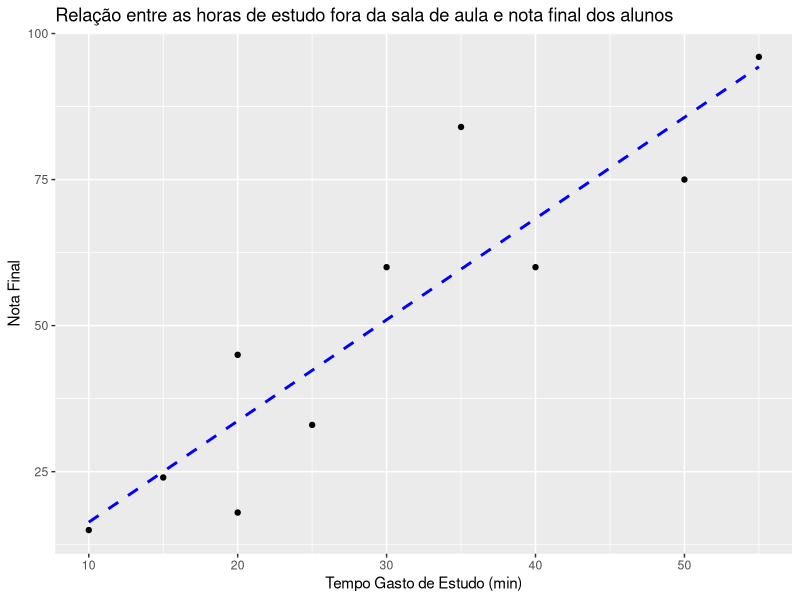

Write R code to recreate this figure.
# Análise de Regressão (exemplo completo de regressão linear simples)

# Configurando o diretório de trabalho
setwd("C:/Users/Julia/Desktop/CienciaDeDados/1.Big-Data-Analytics-com-R-e-Microsoft-Azure-Machine-Learning/10.Introducao-a-Analise-Estatistica-de-Dados---Parte-3")
getwd()


library(dplyr)
library(ggplot2)



#  - Vamos estudar um exemplo completo de regressão linear simples contendo dados



## Exemplo


# - Partindo sempre do princípio que tudo depende da definição do problema de negócio, e só então a partir desta definição que podemos ver quais
#   ferramentas, metodologias, técnicas que serão utilizadas para o processo de análise, vamos ao exemplo:


# - Vamos imaginar que um professor tenha interesse em saber a relação entre as horas de estudo fora da sala de aula e nota final dos alunos em um
#   exame.


# - Para isso, o professor conduziu uma pesquisa em uma turma com 10 estudantes de uma mesma classe. Esta tabela mostra o resultado da pesquisa:

dados <- data.frame(Estudante = c('Marcio', 'Tiago', 'David', 'Nadir', 'Leonardo', 'Jaime', 'Aline', 'Dalton', 'Flavio', 'Henrique'),
                    Tempo_Gasto_em_Estudo_Fora_da_Sala_min = c(15,20,20,40,50,25,10,55,35,30),
                    Nota_no_Exame_Final_0_a_100 = c(24,18,45,60,75,33,15,96,84,60))
View(dados)

# - Analisando a tabela acima podemos dizer que (e esta escolha é feita pelo Cientista de Dados, dependerá do objetivo final):

#  -> Tempo_Gasto_em_Estudo_Fora_da_Sala_min seria nossa variável dependente (X)

#  -> Nota_no_Exame_Final_0_a_100            seria nossa variável independente (y)  


# gráfico

ggplot(dados, aes(x = Tempo_Gasto_em_Estudo_Fora_da_Sala_min, y = Nota_no_Exame_Final_0_a_100)) +
  geom_point() +
  geom_smooth(method = 'lm', se = FALSE, color = 'blue', linetype = 'dashed') +
  labs (x = 'Tempo Gasto de Estudo (min)', y = 'Nota Final') +
  ggtitle("Relação entre as horas de estudo fora da sala de aula e nota final dos alunos")        # _ x   | y




# - Este problema pode ser representado por esta equação (ou modelo) de regressão simples:

#  -> ŷ = a + bx


# - Com base no cenário, como montar esta esquação ?

#  -> Nota Final = A + B x Tempo de Estudo

# - Como temos valores para Nota Final e Tempo de Estudo, agora podemos treinar o algoritimo e encontrar os coeficientes A e B.
#   Uma vez finalizado o treinamento, voltaremos a equação já com o valor de A e valor de B e assim apresentar novos valores de X para prever
#   novos valores de Y. O objetivo agora é prever o futuro.
#   Não estamos estabelecendo casualidade, estamos estebelecendo uma relação entre duas variáveis. Isso é Regressão Linear Simples.



# - Com uma linha de código em R, estabelecemos a equação acima. Só que antes disso temos que:

#  -> coletar dados históricos
#  -> preparar e transformar os dados
#  -> caso os dados não estejam no formato de variável quantitativa, teremos que fazer a transformação.
#  -> fazer a limpeza dos dados (caso tenha lixo)
#  -> remover valores n.a.
#  -> realizar análise exploratória (para buscar valor médio, desvio padrão, mediana)
#  -> podemos colocar tudo em um grafico para compreender como as variáveis estão relacionadas
#  -> calcular coeficiente de relação


# - Tudo isso é trabalho do Cientista de Dados para que no final nós tenhamos o modelo preditivo capaz de entregar resultados para os tomadores de
#   decisão.
